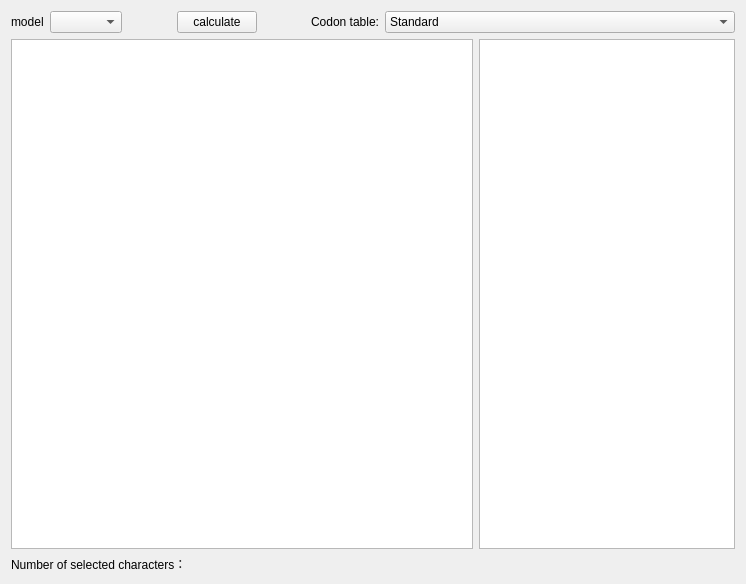
<?xml version="1.0" encoding="UTF-8"?>
<ui version="4.0">
 <class>Form_CNN_REC</class>
 <widget class="QWidget" name="Form_CNN_REC">
  <property name="geometry">
   <rect>
    <x>0</x>
    <y>0</y>
    <width>746</width>
    <height>584</height>
   </rect>
  </property>
  <property name="windowTitle">
   <string>CNN</string>
  </property>
  <layout class="QVBoxLayout" name="verticalLayout_2">
   <item>
    <layout class="QVBoxLayout" name="verticalLayout">
     <item>
      <layout class="QHBoxLayout" name="horizontalLayout">
       <item>
        <widget class="QLabel" name="label">
         <property name="text">
          <string>model</string>
         </property>
        </widget>
       </item>
       <item>
        <widget class="QComboBox" name="comboBox_model"/>
       </item>
       <item>
        <spacer name="horizontalSpacer">
         <property name="orientation">
          <enum>Qt::Horizontal</enum>
         </property>
         <property name="sizeHint" stdset="0">
          <size>
           <width>40</width>
           <height>20</height>
          </size>
         </property>
        </spacer>
       </item>
       <item>
        <widget class="QPushButton" name="pushButton_calculate">
         <property name="text">
          <string>calculate</string>
         </property>
        </widget>
       </item>
       <item>
        <spacer name="horizontalSpacer_2">
         <property name="orientation">
          <enum>Qt::Horizontal</enum>
         </property>
         <property name="sizeHint" stdset="0">
          <size>
           <width>40</width>
           <height>20</height>
          </size>
         </property>
        </spacer>
       </item>
       <item>
        <widget class="QLabel" name="label_2">
         <property name="text">
          <string>Codon table:</string>
         </property>
        </widget>
       </item>
       <item>
        <widget class="QComboBox" name="comboBox_genetic_codes">
         <property name="sizePolicy">
          <sizepolicy hsizetype="MinimumExpanding" vsizetype="Fixed">
           <horstretch>0</horstretch>
           <verstretch>0</verstretch>
          </sizepolicy>
         </property>
         <property name="minimumSize">
          <size>
           <width>350</width>
           <height>0</height>
          </size>
         </property>
         <property name="maximumSize">
          <size>
           <width>300</width>
           <height>16777215</height>
          </size>
         </property>
         <item>
          <property name="text">
           <string>Standard</string>
          </property>
         </item>
         <item>
          <property name="text">
           <string>Vertebrate Mitochondrial</string>
          </property>
         </item>
         <item>
          <property name="text">
           <string>Yeast Mitochondrial</string>
          </property>
         </item>
         <item>
          <property name="text">
           <string>Mold, Protozoan, and Coelenterate Mitochondrial Code and the Mycoplasma/Spiroplasma</string>
          </property>
         </item>
         <item>
          <property name="text">
           <string>Invertebrate Mitochondrial</string>
          </property>
         </item>
         <item>
          <property name="text">
           <string>Ciliate, Dasycladacean and Hexamita Nuclear</string>
          </property>
         </item>
         <item>
          <property name="text">
           <string>Echinoderm and Flatworm Mitochondrial</string>
          </property>
         </item>
         <item>
          <property name="text">
           <string>Euplotid Nuclear</string>
          </property>
         </item>
         <item>
          <property name="text">
           <string>Bacterial, Archaeal and Plant Plastid</string>
          </property>
         </item>
         <item>
          <property name="text">
           <string>Alternative Yeast Nuclear</string>
          </property>
         </item>
         <item>
          <property name="text">
           <string>Ascidian Mitochondrial</string>
          </property>
         </item>
         <item>
          <property name="text">
           <string>Alternative Flatworm Mitochondrial</string>
          </property>
         </item>
         <item>
          <property name="text">
           <string>Chlorophycean Mitochondrial</string>
          </property>
         </item>
         <item>
          <property name="text">
           <string>Trematode Mitochondrial</string>
          </property>
         </item>
         <item>
          <property name="text">
           <string>Scenedesmus obliquus Mitochondrial</string>
          </property>
         </item>
         <item>
          <property name="text">
           <string>Thraustochytrium Mitochondrial</string>
          </property>
         </item>
         <item>
          <property name="text">
           <string>Rhabdopleuridae Mitochondrial</string>
          </property>
         </item>
         <item>
          <property name="text">
           <string>Candidate Division SR1 and Gracilibacteria</string>
          </property>
         </item>
         <item>
          <property name="text">
           <string>Pachysolen tannophilus Nuclear</string>
          </property>
         </item>
         <item>
          <property name="text">
           <string>Karyorelict Nuclear</string>
          </property>
         </item>
         <item>
          <property name="text">
           <string>Condylostoma Nuclear</string>
          </property>
         </item>
         <item>
          <property name="text">
           <string>Mesodinium Nuclear</string>
          </property>
         </item>
         <item>
          <property name="text">
           <string>Peritrich Nuclear</string>
          </property>
         </item>
         <item>
          <property name="text">
           <string>Blastocrithidia Nuclear</string>
          </property>
         </item>
         <item>
          <property name="text">
           <string>Cephalodiscidae Mitochondrial UAA-Tyr</string>
          </property>
         </item>
        </widget>
       </item>
      </layout>
     </item>
    </layout>
   </item>
   <item>
    <layout class="QHBoxLayout" name="horizontalLayout_2">
     <item>
      <widget class="QTextEdit" name="textEdit">
       <property name="html">
        <string>&lt;!DOCTYPE HTML PUBLIC &quot;-//W3C//DTD HTML 4.0//EN&quot; &quot;http://www.w3.org/TR/REC-html40/strict.dtd&quot;&gt;
&lt;html&gt;&lt;head&gt;&lt;meta name=&quot;qrichtext&quot; content=&quot;1&quot; /&gt;&lt;style type=&quot;text/css&quot;&gt;
p, li { white-space: pre-wrap; }
&lt;/style&gt;&lt;/head&gt;&lt;body style=&quot; font-family:'SimSun'; font-size:9pt; font-weight:400; font-style:normal;&quot;&gt;
&lt;p style=&quot;-qt-paragraph-type:empty; margin-top:0px; margin-bottom:0px; margin-left:0px; margin-right:0px; -qt-block-indent:0; text-indent:0px;&quot;&gt;&lt;br /&gt;&lt;/p&gt;&lt;/body&gt;&lt;/html&gt;</string>
       </property>
      </widget>
     </item>
     <item>
      <widget class="QTextEdit" name="textEdit_tanslate">
       <property name="sizePolicy">
        <sizepolicy hsizetype="Maximum" vsizetype="Expanding">
         <horstretch>0</horstretch>
         <verstretch>0</verstretch>
        </sizepolicy>
       </property>
       <property name="maximumSize">
        <size>
         <width>300</width>
         <height>16777215</height>
        </size>
       </property>
      </widget>
     </item>
    </layout>
   </item>
   <item>
    <widget class="QLabel" name="label_selection_changed">
     <property name="text">
      <string>Number of selected characters：</string>
     </property>
    </widget>
   </item>
  </layout>
 </widget>
 <resources/>
 <connections/>
</ui>
